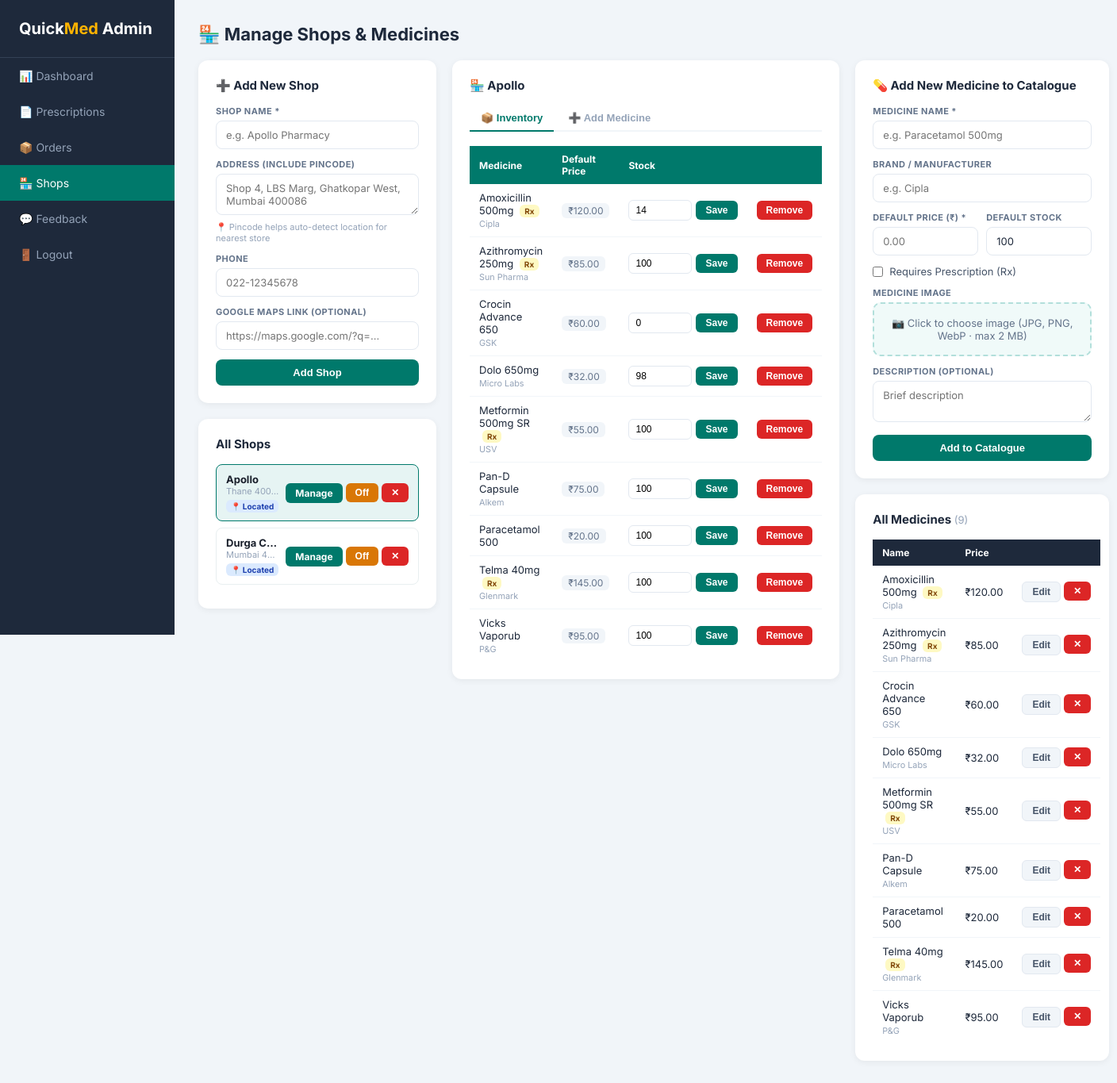
Before: /admin/manage_shops.php?shop=8 (signed in) with the older database file.
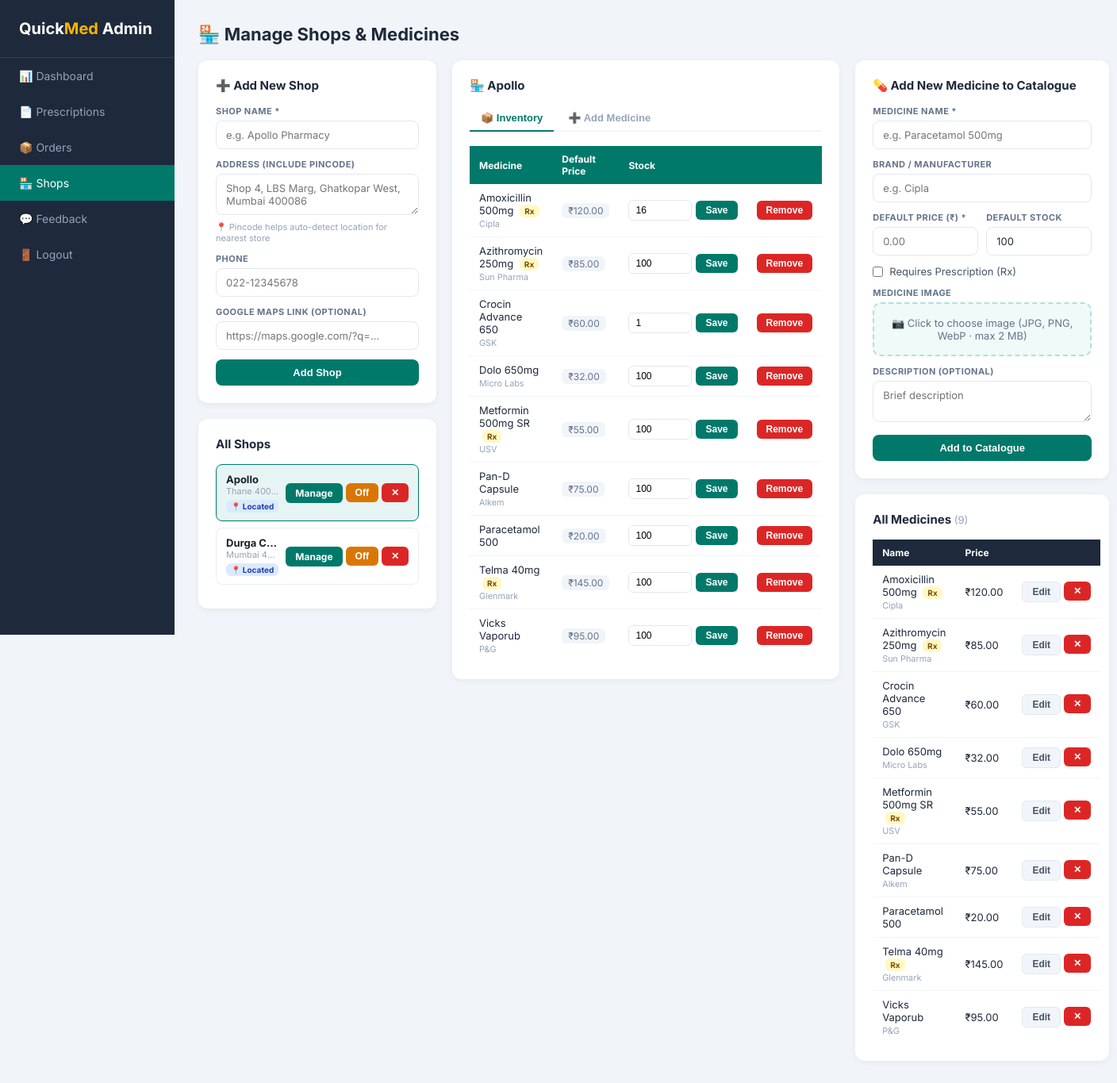
After: the same page with the newer database file.
### tables this page shows
CREATE TABLE `shop_medicines` (
  `id` int(11) NOT NULL,
  `shop_id` int(11) NOT NULL,
  `medicine_id` int(11) NOT NULL,
  `price` decimal(10,2) NOT NULL,
  `stock` int(11) DEFAULT 100,
  `created_at` timestamp NOT NULL DEFAULT current_timestamp()
);

CREATE TABLE `medicines` (
  `id` int(11) NOT NULL,
  `name` varchar(150) NOT NULL,
  `brand` varchar(100) DEFAULT NULL,
  `price` decimal(10,2) NOT NULL,
  `stock` int(11) DEFAULT 100,
  `requires_prescription` tinyint(1) DEFAULT 0,
  `image_url` varchar(255) DEFAULT NULL,
  `description` text DEFAULT NULL,
  `created_at` timestamp NOT NULL DEFAULT current_timestamp()
);

### admin/manage_shops.php (the view, shortened to what the changed rows need)
<?php
require '../includes/db.php';
$active_shop_id = isset($_GET['shop']) ? (int)$_GET['shop'] : null;
$shop_inventory = [];
$active_shop    = null;
if ($active_shop_id) {
    $r = $conn->query("SELECT * FROM shops WHERE id=$active_shop_id");
    $active_shop = $r->fetch_assoc();
    if ($active_shop) {
        $inv = $conn->query("
            SELECT sm.*, m.name AS med_name, m.brand, m.price AS default_price, m.requires_prescription
            FROM shop_medicines sm
            JOIN medicines m ON m.id = sm.medicine_id
            WHERE sm.shop_id = $active_shop_id
            ORDER BY m.name ASC
        ");
        while ($i = $inv->fetch_assoc()) $shop_inventory[] = $i;
    }
}
?>
<!DOCTYPE html>
<html lang="en">
<head>
</head>
<body>
<div class="main">
    <div class="layout">
        <div>
            <?php if ($active_shop): ?>
            <div class="card">
                <div id="tab-inv" class="tab-panel active">
                    <?php if (empty($shop_inventory)): ?>
                        <div class="empty-panel">
                            <strong>No medicines added yet</strong>
                            <p style="font-size:13px;margin-top:4px">Go to "Add Medicine" tab to add from the catalogue.</p>
                        </div>
                    <?php else: ?>
                    <table class="inv-table">
                        <thead>
                            <tr><th>Medicine</th><th>Default Price</th><th>Stock</th><th></th></tr>
                        </thead>
                        <tbody>
                        <?php foreach ($shop_inventory as $inv): ?>
                        <tr>
                            <td>
                                <?= htmlspecialchars($inv['med_name']) ?>
                                <?php if ($inv['requires_prescription']): ?><span class="rx-pill">Rx</span><?php endif; ?>
                                <?php if ($inv['brand']): ?><br><small style="color:#94a3b8"><?= htmlspecialchars($inv['brand']) ?></small><?php endif; ?>
                            </td>
                            <td><span class="price-tag">₹<?= number_format($inv['default_price'], 2) ?></span></td>
                            <td>
                                <form method="POST" class="inline-form">
                                    <input type="number" name="stock" value="<?= $inv['stock'] ?>" min="0" required title="Stock qty">
                                    <button type="submit" class="btn-sm btn-green">Save</button>
                                </form>
                            </td>
                            <td>
                                <form method="POST" onsubmit="return confirm('Remove from this shop?')">
                                    <button type="submit" class="btn-sm btn-red">Remove</button>
                                </form>
                            </td>
                        </tr>
                        <?php endforeach; ?>
                        </tbody>
                    </table>
                    <?php endif; ?>
                </div>
            </div>
            <?php endif; ?>
        </div>
        <div>
            <div class="card">
                <table class="cat-table">
                    <thead><tr><th>Name</th><th>Price</th><th></th></tr></thead>
                </table>
            </div>
        </div>
    </div>
</div>
</body>
</html>

Changed rows visible on the page:
changed shop_medicines "Amoxicillin 500mg": stock "14" → "16"
changed shop_medicines "Crocin Advance 650": stock "0" → "1"
changed shop_medicines "Dolo 650mg": stock "98" → "100"
